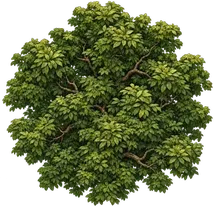
#> input picture assets/jungle/broadleaf_tree.webp, 214 x 207 px, shrunk from 320 x 309 before the run; its folder holds 4 pictures in this run
$ python build-jungle-hit-masks.py
#> lines starting #> are read from the running program, lines starting #| are printed output that depends on the picture
"""Compile 32x32 collision silhouettes from the deployed WebP alpha channels.

Run from the repository root after replacing a jungle sprite. This only reads
images; it writes JS collision data and does not modify the image assets.
"""
import json
from pathlib import Path
from PIL import Image

root = Path(__file__).resolve().parents[2]
masks = {}
for path in sorted((root / 'assets/jungle').glob('*.webp')):
    image = Image.open(path).convert('RGBA')
#> image is the input picture: PIL image 214x207 RGBA; mean R, G, B, A 56.4, 66.5, 27.5, 171.1
    width, height = image.size
#> width = 214; height = 207
    alpha = image.getchannel('A')
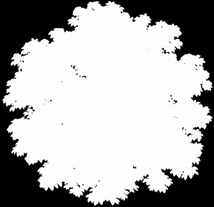
#> alpha: PIL image 214x207 L; min 0, max 255, mean 171.1
    rows = []
    for row in range(32):
        bits = 0
        for col in range(32):
            x0, x1 = col * width // 32, (col + 1) * width // 32
            y0, y1 = row * height // 32, (row + 1) * height // 32
            opaque = sum(alpha.getpixel((x, y)) >= 128
                         for y in range(y0, y1) for x in range(x0, x1))
            if opaque >= (x1 - x0) * (y1 - y0) * .45:
                bits |= 1 << col
        rows.append(bits)
#> after the loop, rows = 32 values, max 4294967294 at index 13, min 90112 at index 0, mean 1.04e+09
    masks[path.stem] = rows
(root / 'js/jungle-hit-masks.js').write_text(
    '// Generated from deployed sprite alpha; see tests/helpers/build-jungle-hit-masks.py.\n'
    + 'const JUNGLE_HIT_MASKS=' + json.dumps(masks, separators=(',', ':')) + ';\n')

$ run again, on assets/jungle/concrete_hut.webp
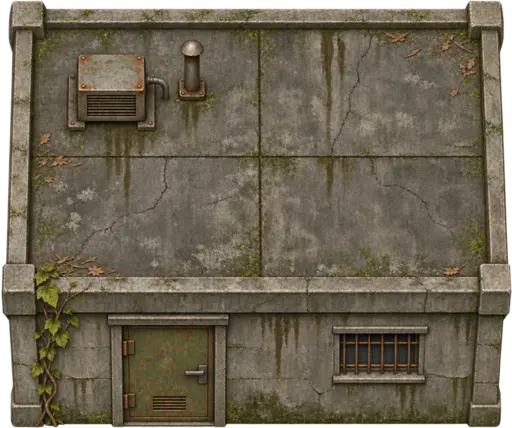
#> input picture assets/jungle/concrete_hut.webp, 512 x 428 px
#> image is the input picture: PIL image 512x428 RGBA; mean R, G, B, A 100.4, 91.5, 72.8, 237.9
#> `alpha = image.getchannel('A')`:
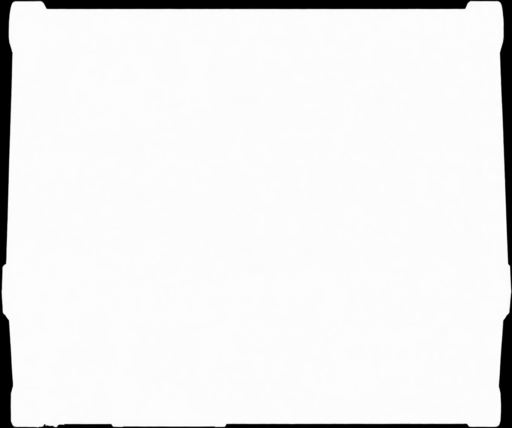
#> alpha: PIL image 512x428 L; min 0, max 255, mean 237.9
#> after the loop `for row in range(32):`: rows = 32 values, max 4294967295 at index 13, min 1610612742 at index 0, mean 3.2e+09
